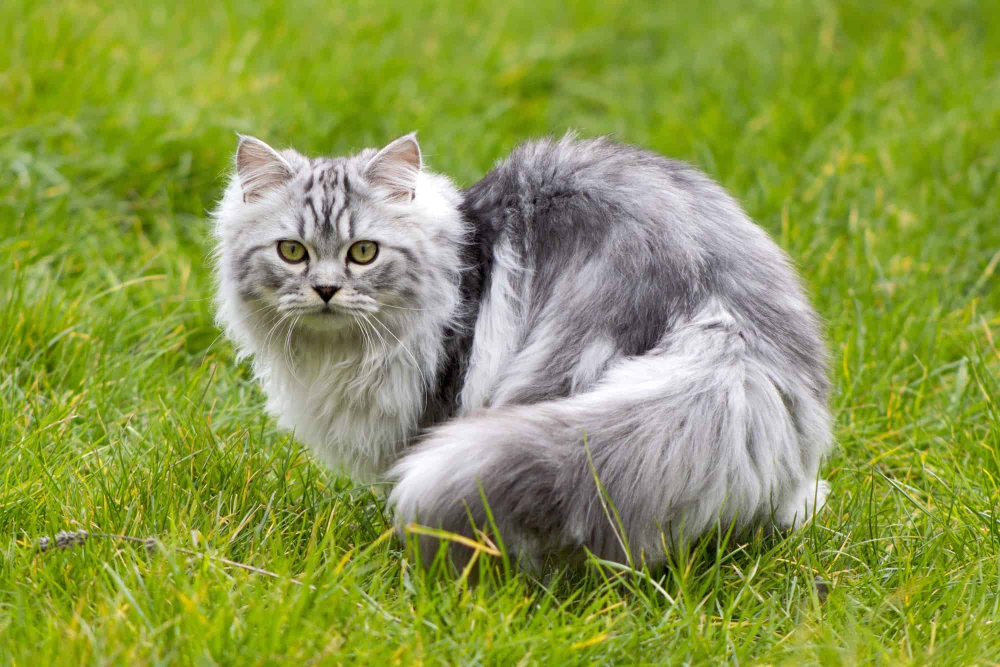
#> input picture dspPython/Image.jpg, 2000 x 1334 px, given in place of the camera (shown at 1/2 size)
$ jupyter execute 'Activity #5.ipynb'
#> lines starting #> are read from the running program, lines starting #| are printed output that depends on the picture; after the words box and inside, x2 and y2 are one past the last pixel; in counts of white or black regions, pixels touching at a corner belong together
[cell 1]
import cv2
import numpy as np
import serial
import time

# === Serial Initialization ===
def initialize_serial(port='COM1', baud_rate=115200):
#> in start_tracking, video_frame is the input picture: shape (1334, 2000, 3); mean B, G, R 74, 153.4, 138.9
    connection = serial.Serial(port, baud_rate, timeout=1)
    time.sleep(2)  # wait for connection to establish
    return connection

# === Frame Processing ===
def detect_colored_object(frame, color_lower, color_upper):
    hsv_frame = cv2.cvtColor(frame, cv2.COLOR_BGR2HSV)
#> hsv_frame: shape (1334, 2000, 3); mean H, S, V 54.8, 140.6, 155.6
    mask = cv2.inRange(hsv_frame, color_lower, color_upper)
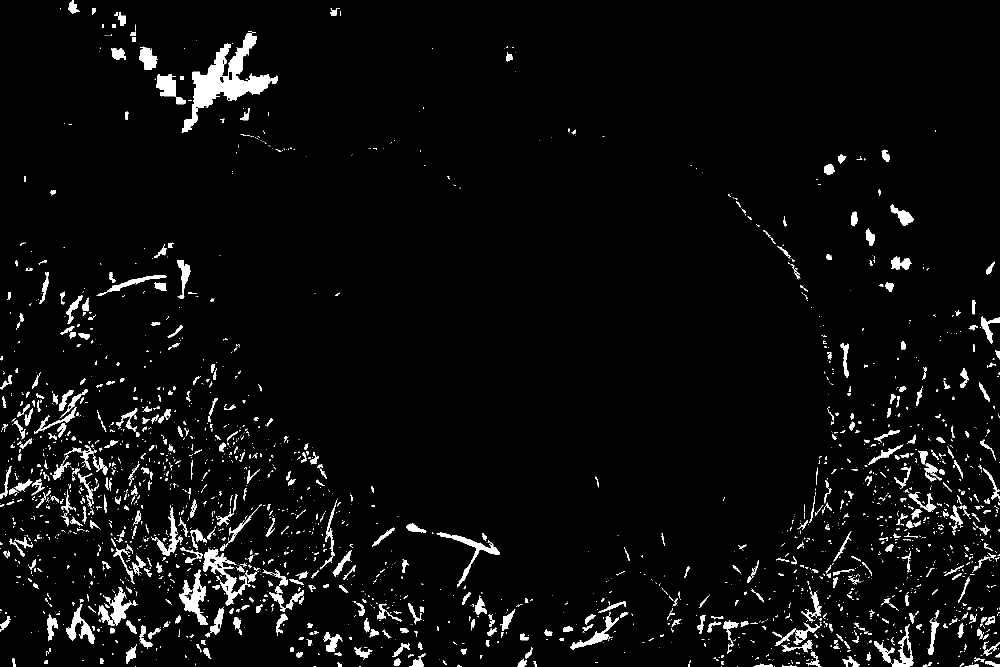
#> mask: shape (1334, 2000) (shown at 1/2 size); 4% white; 2369 white regions (1672 under 20 px)
    contours, _ = cv2.findContours(mask, cv2.RETR_TREE, cv2.CHAIN_APPROX_SIMPLE)
#> contours = 2512 contours, 1978 with area under 20; largest, box (x1, y1, x2, y2) and area: (363, 66, 556, 265) 10232, (406, 1097, 475, 1211) 2351, (358, 1139, 416, 1250) 2198, (197, 1174, 272, 1252) 1818, (873, 1065, 999, 1174) 1504
    return mask, contours

# === Determine Movement ===
def calculate_direction(frame_width, object_x, threshold):
    center_screen = frame_width // 2
    deviation = object_x - center_screen

    if abs(deviation) < threshold:
        return None
    return 'R' if deviation > 0 else 'L'

# === Draw Annotations ===
def draw_feedback(frame, x, y, w, h, center_frame_x):
    object_center_x = x + w // 2
    object_center_y = y + h // 2
    cv2.rectangle(frame, (x, y), (x+w, y+h), (50, 205, 50), 2)
    cv2.circle(frame, (object_center_x, object_center_y), 6, (0, 0, 255), -1)
    cv2.line(frame, (center_frame_x, 0), (center_frame_x, frame.shape[0]), (255, 0, 0), 2)

# === Main Routine ===
def start_tracking():
    cam = cv2.VideoCapture(0)
    device = initialize_serial()

    # HSV range for target color (e.g. yellow object)
    target_hsv_min = np.array([18, 50, 180])
    target_hsv_max = np.array([35, 255, 255])
    move_tolerance = 90

    while True:
        ret, video_frame = cam.read()
        if not ret:
            continue

        mask_result, detected_contours = detect_colored_object(video_frame, target_hsv_min, target_hsv_max)
#> detected_contours has the same summary as contours in detect_colored_object
        frame_width = video_frame.shape[1]
#> frame_width = 2000
        frame_center_x = frame_width // 2
#> frame_center_x = 1000

        if detected_contours:
            biggest = max(detected_contours, key=cv2.contourArea)
#> biggest = contour of 493 points, box (x1, y1, x2, y2) (363, 66, 556, 265), area 10232
            x, y, w, h = cv2.boundingRect(biggest)
#> x = 363; y = 66; w = 193; h = 199

            draw_feedback(video_frame, x, y, w, h, frame_center_x)
#> in draw_feedback, `object_center_x = x + w // 2`: object_center_x = 459
#> in draw_feedback, `object_center_y = y + h // 2`: object_center_y = 165
#> in draw_feedback, `cv2.circle(frame, (object_center_x, object_center_y), 6, (0, 0, 255), ..`: frame: shape (1334, 2000, 3); mean B, G, R 74, 153.5, 138.9
#> in draw_feedback, `cv2.line(frame, (center_frame_x, 0), (center_frame_x, frame.shape[0]),..`:
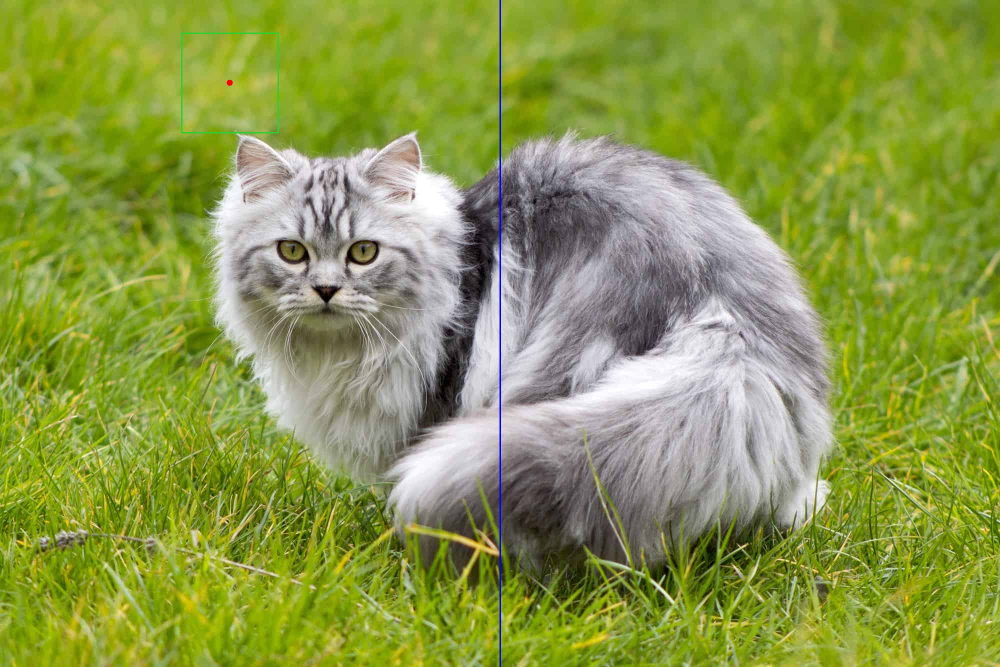
#> frame: shape (1334, 2000, 3) (shown at 1/2 size); mean B, G, R 74.2, 153.2, 138.6

            obj_center_x = x + w // 2
#> obj_center_x = 459
            direction_cmd = calculate_direction(frame_width, obj_center_x, move_tolerance)
#> in calculate_direction, `deviation = object_x - center_screen`: deviation = -541
#> direction_cmd = 'L'

            if direction_cmd:
                device.write(direction_cmd.encode())
                print(f"Command dispatched: {direction_cmd}")
#| Command dispatched: L

        combined_display = np.concatenate(
            (video_frame, cv2.cvtColor(mask_result, cv2.COLOR_GRAY2BGR)), axis=1)
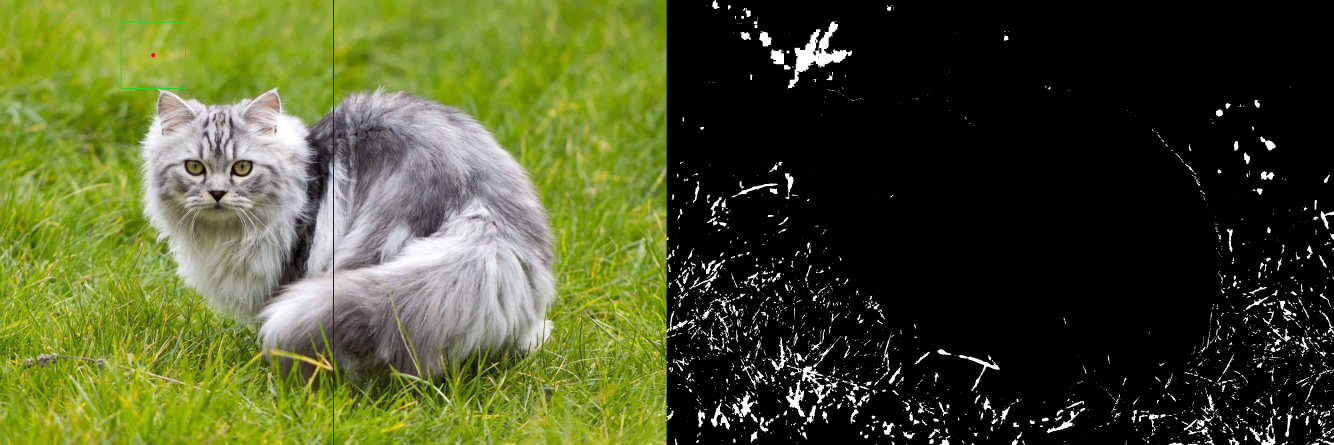
#> combined_display: shape (1334, 4000, 3) (shown at 1/3 size); mean B, G, R 42.3, 81.8, 74.5
        cv2.imshow("Vision System Output", combined_display)

        if cv2.waitKey(1) == 27:  # ESC key
#> (key Esc is pressed here)
            break

    cam.release()
    device.close()
    cv2.destroyAllWindows()

# === Entry Point ===
if __name__ == "__main__":
    start_tracking()
